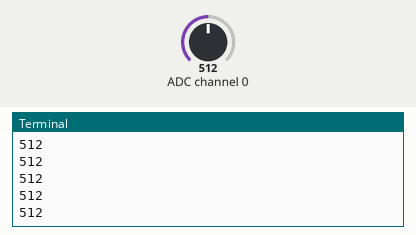
This program was run on a simulated Raspberry Pi (BCM pin numbers). Shown: the last lines printed to the terminal. The test bench sets the inputs (shaded band); at power-on: ADC channel 0 = 512 (analog values on the 0–1023 scale).

Above: at 1.2 s.
1.3 s: ADC channel 0 set to 716
At 2.3 s:
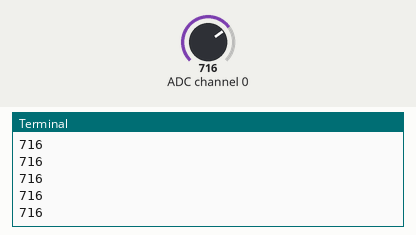
2.8 s: ADC channel 0 set to 900
At 3.5 s:
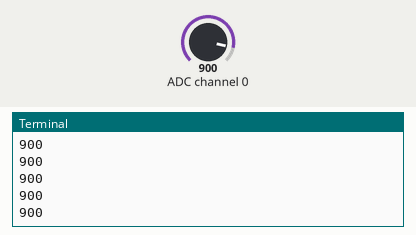
Timing chart, 0 to 5.8 s (numbered marks = the images above; inputs shaded):
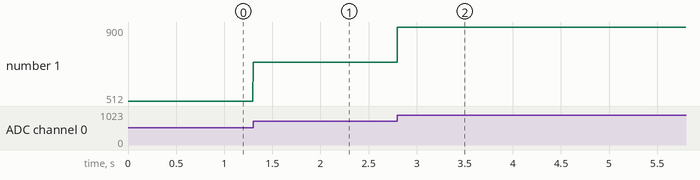

The program:

LM35_MCP008.py
```python
import time
import os
import RPi.GPIO as GPIO

GPIO.setmode(GPIO.BCM)

# read SPI data from MCP3008 chip, 8 possible adc's (0 thru 7)
def readadc(adcnum, clockpin, mosipin, misopin, cspin):
        if ((adcnum > 7) or (adcnum < 0)):
                return -1
        GPIO.output(cspin, True)

        GPIO.output(clockpin, False)  # start clock low
        GPIO.output(cspin, False)     # bring CS low

        commandout = adcnum
        commandout |= 0x18  # start bit + single-ended bit
        commandout <<= 3    # we only need to send 5 bits here
        for i in range(5):
                if (commandout & 0x80):
                        GPIO.output(mosipin, True)
                else:
                        GPIO.output(mosipin, False)
                commandout <<= 1
                GPIO.output(clockpin, True)
                GPIO.output(clockpin, False)

        adcout = 0
        # read in one empty bit, one null bit and 10 ADC bits
        for i in range(12):
                GPIO.output(clockpin, True)
                GPIO.output(clockpin, False)
                adcout <<= 1
                if (GPIO.input(misopin)):
                        adcout |= 0x1

        GPIO.output(cspin, True)

        adcout >>= 1       # first bit is 'null' so drop it
        return adcout

# change these as desired - they're the pins connected from the
# SPI port on the ADC to the Cobbler
SPICLK = 18
SPIMISO = 23
SPIMOSI = 24
SPICS = 25

# set up the SPI interface pins
GPIO.setup(SPIMOSI, GPIO.OUT)
GPIO.setup(SPIMISO, GPIO.IN)
GPIO.setup(SPICLK, GPIO.OUT)
GPIO.setup(SPICS, GPIO.OUT)


while True:
        # read the analog pin
        Temperature = readadc(0, SPICLK, SPIMOSI, SPIMISO, SPICS)
        print (Temperature)
```

Measured:
- after the input at 1.3 s, the terminal: prints a new line at once (image 1)
- after the input at 2.8 s, the terminal: prints a new line at once (image 2)
- plotted number 1: 512 → 716 after the input at 1.3 s, 716 → 900 after the input at 2.8 s
